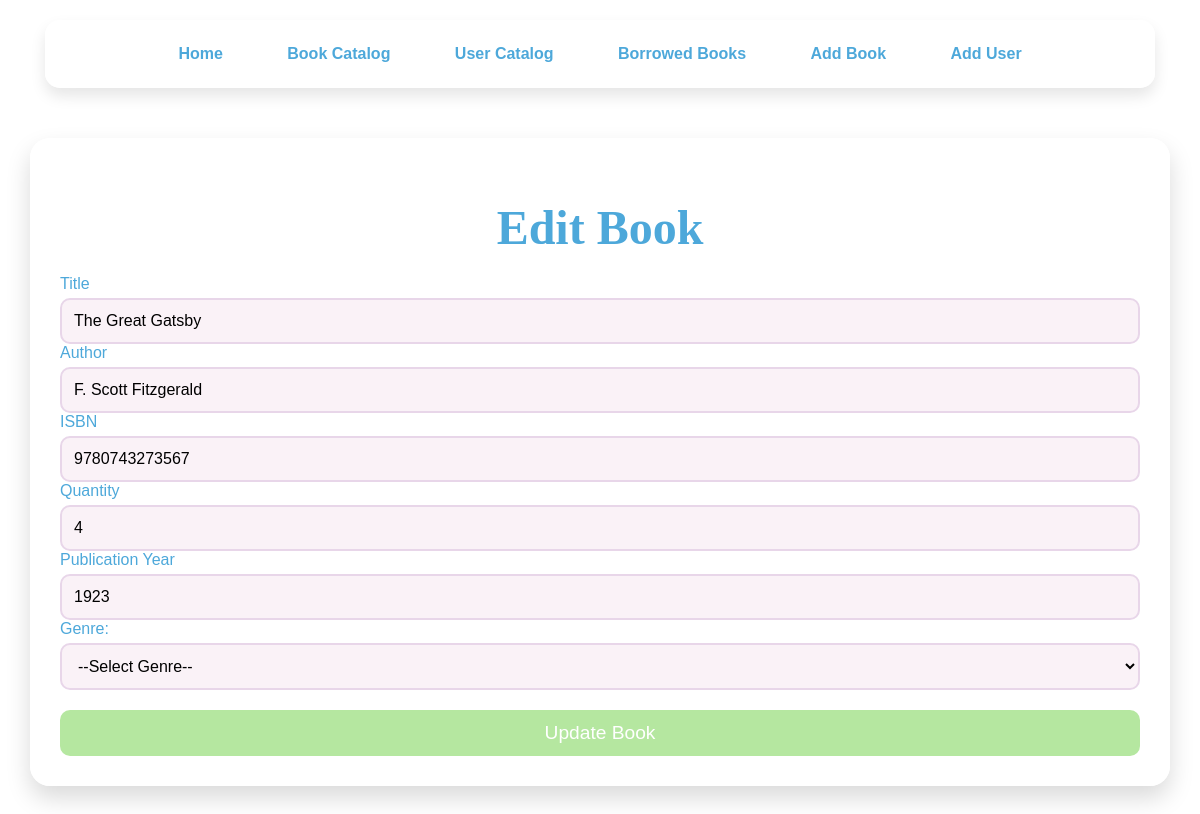
The app's page /edit_book/1, older data.
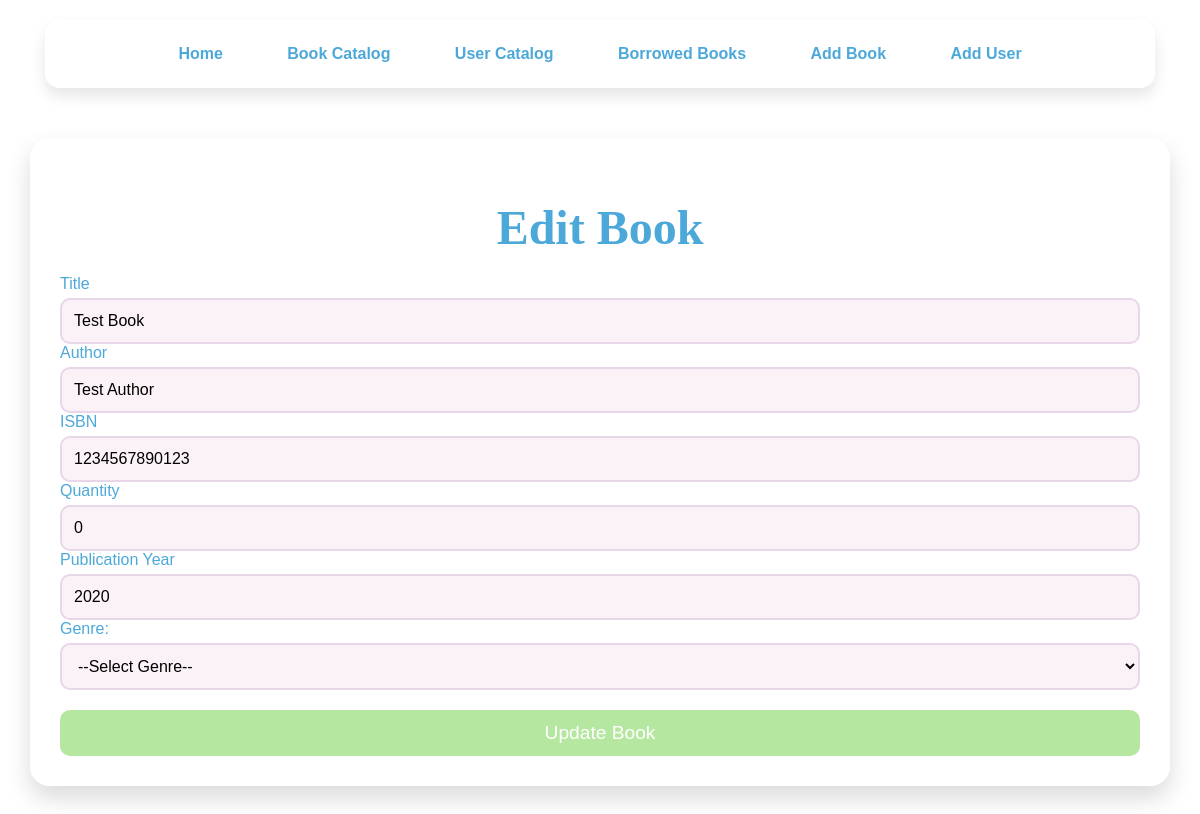
The same page, newer data.
### app/models.py (models this page shows, shortened)
class Book(db.Model):
    id = db.Column(db.Integer, primary_key=True)
    title = db.Column(db.String(150), nullable=False)
    author = db.Column(db.String(150), nullable=False)
    isbn = db.Column(db.String(13), unique=True, nullable=False)
    quantity = db.Column(db.Integer, nullable=False, default=1)
    publication_year = db.Column(db.Integer, nullable=False)
    genre = db.Column(db.String(100), nullable=False)
    borrows = db.relationship('Borrow', backref='book', lazy=True)

### app/routes.py (the view, shortened to what this page needs)
@main.route('/edit_book/<int:book_id>', methods=['GET', 'POST'])
def edit_book(book_id):
    book = Book.query.get_or_404(book_id)
    form = BookForm(obj=book)
    return render_template('edit_book.html', form=form)

### app/forms.py
class BookForm(FlaskForm):
    title = StringField('Title', validators=[DataRequired(), Length(min=1, max=150)])
    author = StringField('Author', validators=[DataRequired(), Length(min=1, max=150)])
    isbn = StringField('ISBN', validators=[DataRequired(), Length(min=13, max=13)])
    quantity = IntegerField('Quantity', validators=[DataRequired(), NumberRange(min=1)])
    publication_year = IntegerField('Publication Year',
                                    validators=[DataRequired(), NumberRange(min=1000, max=date.today().year)])
    genre = StringField('Genre', validators=[DataRequired(), Length(min=1, max=100)])
    submit = SubmitField('Save Book')

### app/templates/edit_book.html (shortened to what this page needs)
<!DOCTYPE html>
<html lang="en">
<head>
</head>
<body>
<nav>
    <a href="{{ url_for('main.home') }}"> Home</a>
    <a href="{{ url_for('main.catalog') }}"> Book Catalog</a>
    <a href="{{ url_for('main.users') }}"> User Catalog</a>
    <a href="{{ url_for('main.borrowed_books') }}"> Borrowed Books</a>
    <a href="{{ url_for('main.add_book') }}"> Add Book</a>
    <a href="{{ url_for('main.add_user') }}"> Add User</a>
</nav>
<div class="container">
    <h1>Edit Book</h1>
    <div class="form-container">
        <form method="POST">
            {{ form.title.label }} {{ form.title() }}<br>
            {{ form.author.label }} {{ form.author() }}<br>
            {{ form.isbn.label }} {{ form.isbn() }}<br>
            {{ form.quantity.label }} {{ form.quantity() }}<br>
            {{ form.publication_year.label }} {{ form.publication_year() }}<br>
            <label for="genre">Genre:</label>
            <select id="genre" name="genre">
                <option value="">--Select Genre--</option>
            </select>
            <button type="submit">Update Book</button>
        </form>
    </div>
</div>
</body>
</html>

Row changes from the older to the newer data that the page shows:
changed Book: title "The Great Gatsby" → "Test Book"; author "F. Scott Fitzgerald" → "Test Author"; isbn "9780743273567" → "1234567890123"; quantity "4" → "0"; publication_year "1923" → "2020"
